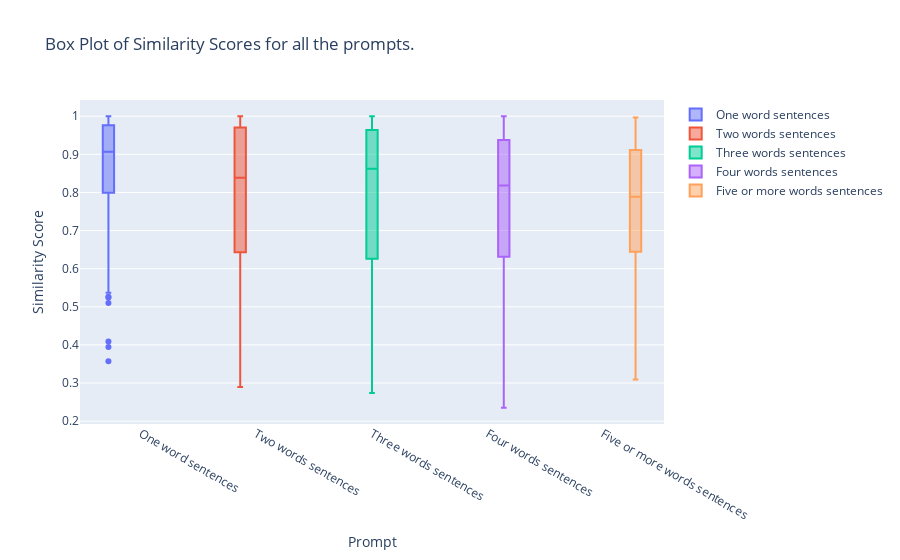

The cell this chart's notebook holds for it:
### Code cell
import plotly.graph_objects as go
fig = go.Figure()

fig.add_trace(go.Box(y=percentages['one-word sentence'], name='One word sentences'))
fig.add_trace(go.Box(y=percentages['two-word sentence'], name='Two words sentences'))
fig.add_trace(go.Box(y=percentages['three-word sentence'], name='Three words sentences'))
fig.add_trace(go.Box(y=percentages['four-word sentence'], name='Four words sentences'))
fig.add_trace(go.Box(y=percentages['more-word sentence'], name='Five or more words sentences'))

# Update layout
fig.update_layout(
    title='Box Plot of Similarity Scores for all the prompts.',
    yaxis_title='Similarity Score',
    xaxis_title='Prompt',
    boxmode='group'
)

# Show plot
fig.show()
